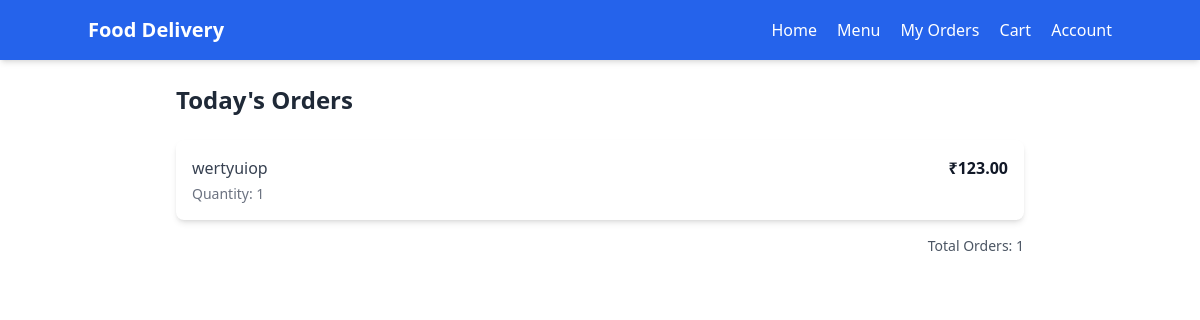
Before: /orders/ (signed in) with the older database file.
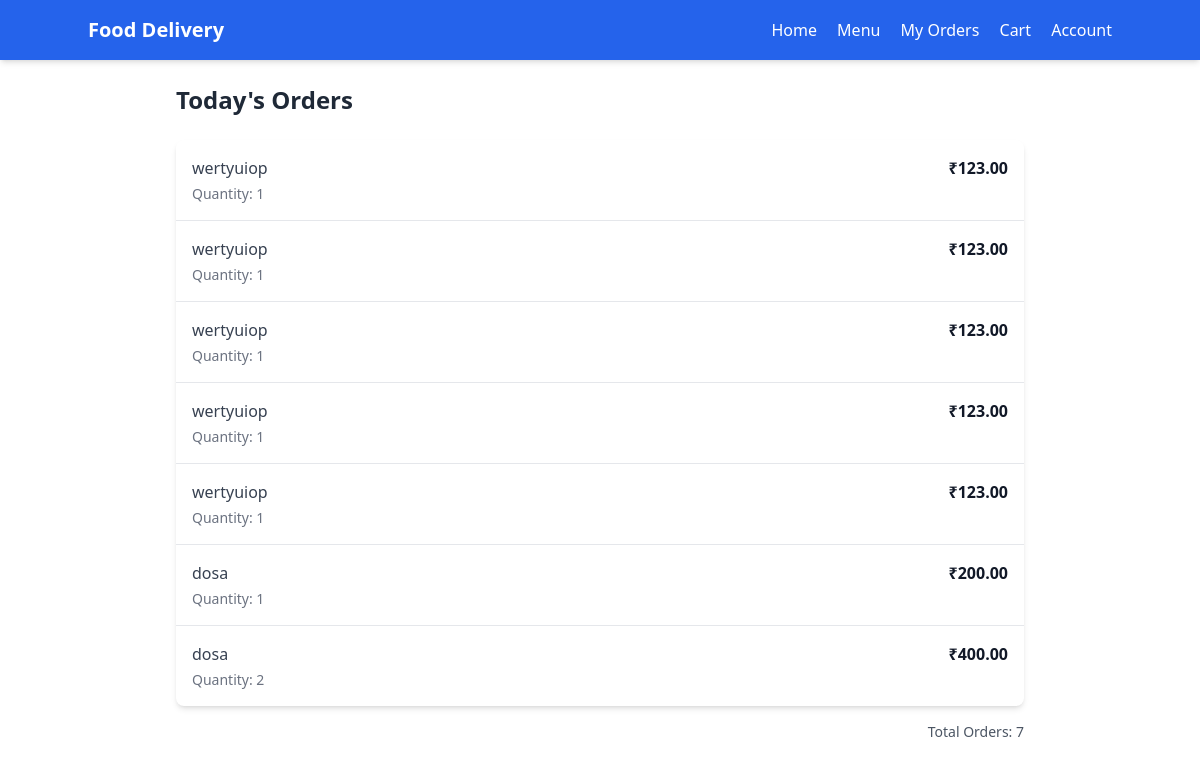
After: the same page with the newer database file.
### feast/models.py (models this page shows, shortened)
class Order(models.Model):
    student = models.ForeignKey(User, on_delete=models.CASCADE, limit_choices_to={'user_type': 'student'})
    menu_item = models.ForeignKey('Menu', on_delete=models.CASCADE)
    quantity = models.PositiveIntegerField(default=1)
    total_price = models.DecimalField(max_digits=6, decimal_places=2)
    order_date = models.DateField(auto_now_add=True)

class Menu(models.Model):
    CATEGORY_CHOICES = [
        ('breakfast', 'Breakfast'),
        ('lunch', 'Lunch'),
        ('snacks', 'Snacks'),
        ('dinner', 'Dinner'),
    ]
    name = models.CharField(max_length=100)
    description = models.TextField(blank=True, null=True)
    price = models.DecimalField(max_digits=6, decimal_places=2)
    category = models.CharField(max_length=10, choices=CATEGORY_CHOICES)
    available = models.BooleanField(default=True)
    created_at = models.DateTimeField(auto_now_add=True)

### feast/views.py (the view)
# urls.py: path('orders/', view_orders, name='view_orders'),
@login_required
def view_orders(request):
    today_orders = Order.objects.filter(student=request.user, order_date=now().date())
    return render(request, 'view_orders.html', {'orders': today_orders})

### templates/view_orders.html (shortened to what this page needs)
<!DOCTYPE html>
<html lang="en">
<head>
    <script src="https://cdn.tailwindcss.com"></script>
</head>
<body>
<nav class="bg-blue-600 p-4 shadow-md">
    <div class="container mx-auto flex justify-between items-center">
      <div class="text-white font-bold text-xl">Food Delivery</div>
      <div class="space-x-4">
        <a href="#" class="text-white hover:text-blue-200">Home</a>
        <a href="#" class="text-white hover:text-blue-200">Menu</a>
        <a href="#" class="text-white hover:text-blue-200">My Orders</a>
        <a href="#" class="text-white hover:text-blue-200">Cart</a>
        <a href="#" class="text-white hover:text-blue-200">Account</a>
      </div>
    </div>
  </nav>
  {% block content %}
  <div class="max-w-4xl mx-auto p-6">
    <h2 class="text-2xl font-bold text-gray-800 mb-6">Today's Orders</h2>
    {% if orders %}
    <ul class="bg-white shadow-md rounded-lg divide-y divide-gray-200">
      {% for order in orders %}
        <li class="p-4 hover:bg-gray-50 transition duration-150">
          <div class="flex justify-between items-center">
            <span class="font-medium text-gray-700">{{ order.menu_item.name }}</span>
            <span class="text-gray-900 font-semibold">₹{{ order.total_price }}</span>
          </div>
          <div class="text-sm text-gray-500 mt-1">Quantity: {{ order.quantity }}</div>
        </li>
      {% endfor %}
    </ul>
    <div class="mt-4 text-right text-sm text-gray-600">
      Total Orders: {{ orders|length }}
    </div>
    {% else %}
    <div class="bg-white shadow-md rounded-lg p-8 text-center">
      <p class="text-gray-500">No orders placed today.</p>
      <a href="#" class="inline-block mt-4 text-blue-500 hover:text-blue-700">Go to menu</a>
    </div>
    {% endif %}
  </div>
  {% endblock %}
</body>
</html>

Changed rows visible on the page:
added Order: menu_item.name "wertyuiop", total_price "123.00", quantity "1"
added Order: menu_item.name "wertyuiop", total_price "123.00", quantity "1"
added Order: menu_item.name "wertyuiop", total_price "123.00", quantity "1"
added Order: menu_item.name "wertyuiop", total_price "123.00", quantity "1"
added Order: menu_item.name "dosa", total_price "200.00", quantity "1"
added Order: menu_item.name "dosa", total_price "400.00", quantity "2"
Other visible differences:
{{ orders|length }}: "1" → "7"
